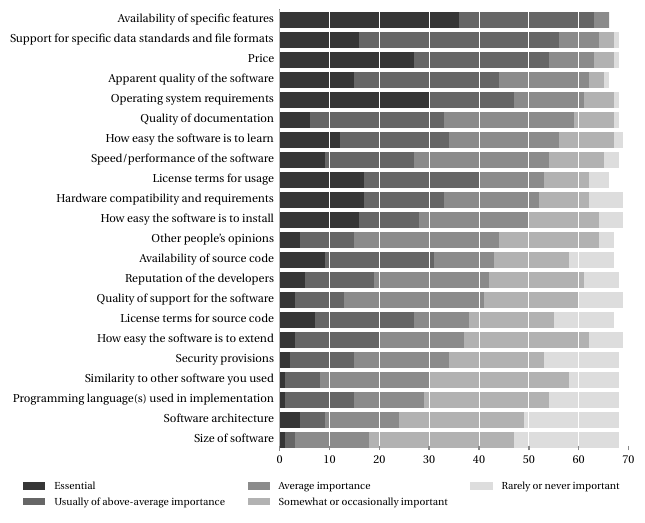

This chart was generated by the following Python code:
#!/usr/bin/env python3.4

import numpy as np
import matplotlib
import matplotlib.pyplot as plt
import matplotlib.ticker as ticker
from matplotlib import rcParams

rcParams['text.usetex']         = True
rcParams['text.latex.preamble'] = [r"\usepackage{fourier}", r"\usepackage[T1]{fontenc}"]
rcParams['font.family']         = 'serif'
rcParams['font.serif']          = ['Utopia']
rcParams['font.weight']         = 'normal'
rcParams['font.size']           = 10
rcParams['xtick.labelsize']     = rcParams['ytick.labelsize'] = 10
rcParams['ytick.major.width']   = rcParams['xtick.major.width'] = 1
rcParams['ytick.major.size']    = rcParams['xtick.major.size'] = 3
rcParams['patch.facecolor']     = "#cccccc"
rcParams['patch.linewidth']     = 0

plt.figure(figsize=(4.2, 5.75))

# Data.  We had 69 respondents, but not everyone gave a rating to every
# item in the list.

total_responses = 69

# The columns are the categories, in this order:
#   Essential,
#   Usually of above-average importance
#   Average importance
#   Somewhat or occasionally important
#   Rarely or never important

raw_data = {
     "Availability of specific features"                    : [36, 27, 3, 0, 0],
     "Availability of source code"                          : [9, 22, 12, 15, 9],
     "Support for specific data standards and file formats" : [16, 40, 8, 3, 1],
     "How easy the software is to learn"                    : [12, 22, 22, 11, 2],
     "How easy the software is to extend"                   : [3, 17, 17, 25, 7],
     "How easy the software is to install"                  : [16, 12, 22, 14, 5],
     "Apparent quality of the software"                     : [15, 29, 18, 3, 1],
     "Reputation of the developers"                         : [5, 14, 23, 19, 7],
     "Quality of support for the software"                  : [3, 10, 28, 19, 9],
     "Quality of documentation"                             : [6, 27, 26, 8, 1],
     "Other people's opinions"                              : [4, 11, 29, 20, 3],
     "Speed/performance of the software"                    : [9, 18, 27, 11, 3],
     "Operating system requirements"                        : [30, 17, 14, 6, 1],
     "Hardware compatibility and requirements"              : [17, 16, 19, 10, 7],
     "Similarity to other software you used"                : [1, 7, 22, 28, 10],
     "Programming language(s) used in implementation"       : [1, 14, 14, 25, 14],
     "Software architecture"                                : [4, 5, 15, 25, 19],
     "Security provisions"                                  : [2, 13, 19, 19, 15],
     "Size of software"                                     : [1, 2, 15, 29, 21],
     "Price"                                                : [27, 27, 9, 4, 1],
     "License terms for usage"                              : [17, 23, 13, 9, 4],
     "License terms for source code"                        : [7, 20, 11, 17, 12]
}

x = [0, 10, 20, 30, 40, 50, 60, 70]

# Plot.

# Sort the data by the sum of ratings for "essential" and "above-average".

data = sorted(raw_data.items(), key=lambda x: x[1][0]+x[1][1]+x[1][2], reverse=True)

# Create data arrays for what we will hand to barh().

essential = [item[1][0] for item in data]
aboveavg  = [item[1][1] for item in data]
avg       = [item[1][2] for item in data]
somewhat  = [item[1][3] for item in data]
rarely    = [item[1][4] for item in data]

labels    = [item[0] for item in data]

# Barh() puts items in the reverse order of how we put them in the
# lists above, so first we do this to reverse the lists:

labels    = labels[::-1]
essential = essential[::-1]
aboveavg  = aboveavg[::-1]
avg       = avg[::-1]
somewhat  = somewhat[::-1]
rarely    = rarely[::-1]

# Misc. axis setup.

y_pos = np.arange(len(data))
ylim_bottom = -0.5
ylim_top = len(data)-0.5

# Helper functions.

def neg(the_list): return [-value for value in the_list]
def sum(list1, list2): return [x+y for x, y in zip(list1, list2)]

# Let's do this thing.

h_essential = plt.barh(y_pos, essential,
         linewidth=0, align='center', color="#363636")
h_aboveavg = plt.barh(y_pos, aboveavg, left=essential,
         linewidth=0, align='center', color="#666666")
h_avg = plt.barh(y_pos, avg, left=sum(essential, aboveavg),
         linewidth=0, align='center', color="#8b8b8b")
h_somewhat = plt.barh(y_pos, somewhat, left=sum(sum(essential, aboveavg), avg),
         linewidth=0, align='center', color="#b2b2b2")
h_rarely = plt.barh(y_pos, rarely, left=sum(sum(sum(essential, aboveavg), avg), somewhat),
         linewidth=0, align='center', color="#dddddd")

plt.legend([h_essential, h_aboveavg, h_avg, h_somewhat, h_rarely],
           ['Essential',
            'Usually of above-average importance',
            'Average importance',
            'Somewhat or occasionally important',
            'Rarely or never important'],
           fontsize=8.5, ncol=3, loc='upper center',
           frameon=False, bbox_to_anchor=(0.03, -0.05))

plt.yticks(y_pos, labels, fontsize=10)
plt.xticks(x, fontsize=10)
plt.ylim([ylim_bottom, ylim_top])

# Remove the plot frame lines leaving only the left vertical one.
for spine in ['top', 'bottom', 'right']:
    plt.gca().spines[spine].set_visible(False)
plt.gca().spines['left'].set_bounds(ylim_bottom, ylim_top)
plt.gca().spines['left'].set_color('#888888')

# Get rid of excess lines and make grid lines lighter in color.
plt.gca().tick_params(color='#888888')
plt.gca().xaxis.grid(True, color='#ffffff', linewidth=0.5, linestyle='solid')
plt.gca().yaxis.set_ticks_position('none')
plt.gca().xaxis.set_ticks_position('bottom')

# # Write the value to the right of each bars, except the ones that have value 0.
# for rect, value in zip(plt.gca().patches, data):
#     if value:
#         width = rect.get_width()
#         plt.gca().text(rect.get_x() + width + 1.5, rect.get_y() + rect.get_height()/2, value,
#                 ha='center', va='center', fontsize=9)

# # Write the percentage inside the bars, but only if it's more than 1.
# # (Bars are too short if the value is 1.)
# # This requires a bit of fiddling with positioning.
# for rect, value in zip(plt.gca().patches, data):
#     rect.set_height(rect.get_height()/1.15)
#     rect.set_y(rect.get_y()*1.005)
#     percent = value/total_responses*100
#     text = '{: >2.0f}\%'.format(percent)
#     if value > 1:
#         text_x = rect.get_x() + 0.5
#         text_y = rect.get_y() + rect.get_height()/2.2
#         plt.gca().text(text_x, text_y, text, ha='left', va='center', fontsize=9)

plt.savefig('bar-graph-criteria-ready-to-run-reranked.pdf', bbox_inches='tight')
plt.close()




# Stuff saved.

# "blue-gray" colors

# h_essential = plt.barh(y_pos, essential,
#          linewidth=0, align='center', color="#19476a")
# h_aboveavg = plt.barh(y_pos, aboveavg, left=essential,
#          linewidth=0, align='center', color="#3e8685")
# h_avg = plt.barh(y_pos, avg, left=sum(essential, aboveavg),
#          linewidth=0, align='center', color="#7ab790")
# h_somewhat = plt.barh(y_pos, somewhat, left=sum(sum(essential, aboveavg), avg),
#          linewidth=0, align='center', color="#a8dcaa")
# h_rarely = plt.barh(y_pos, rarely, left=sum(sum(sum(essential, aboveavg), avg), somewhat),
#          linewidth=0, align='center', color="#cbf09b")


# .............................................................................
# This next version centers the bars on the average values in the middle.
# But this doesn't make sense for us, because we don't have true negative ratings.

# halfavg=[value/2 for value in avg]

# h_rarely = plt.barh(y_pos, neg(rarely), left=sum(neg(halfavg), neg(somewhat)),
#          linewidth=0, align='center', color="#9fa09d")
# h_somewhat = plt.barh(y_pos, neg(somewhat), left=neg(halfavg),
#          linewidth=0, align='center', color="#d4d3cd")
# h_avg = plt.barh(y_pos, avg, left=neg(halfavg),
#          linewidth=0, align='center', color="#e8ebe6")
# h_aboveavg = plt.barh(y_pos, aboveavg, left=halfavg,
#          linewidth=0, align='center', color="#b3c5cd")
# h_essential = plt.barh(y_pos, essential, left=sum(halfavg, aboveavg),
#          linewidth=0, align='center', color="#6b7b8b")

# Version with "green" colors:
#
# plt.barh(y_pos, neg(rarely), left=sum(neg(halfavg), neg(somewhat)),
#          linewidth=0, align='center', color="#ccf29e")
# plt.barh(y_pos, neg(somewhat), left=neg(halfavg),
#          linewidth=0, align='center', color="#a6dca8")
# plt.barh(y_pos, avg, left=neg(halfavg),
#          linewidth=0, align='center', color="#77be99")
# plt.barh(y_pos, aboveavg, left=halfavg,
#          linewidth=0, align='center', color="#3e8685")
# plt.barh(y_pos, essential, left=sum(halfavg, aboveavg),
#          linewidth=0, align='center', color="#1a486a")
